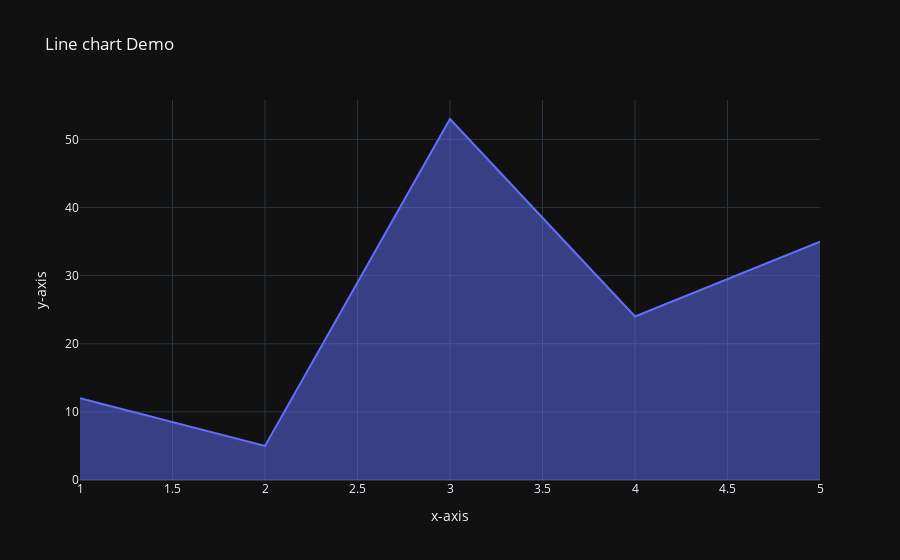

Write notebook code for a chart like this one.
### Code cell
x =np.array([12,5,53,24,35])
px.area(x=[1,2,3,4,5],
        y=x,
        title='Line chart Demo',
        labels={'x':'x-axis','y':'y-axis'},
        template='plotly_dark'
        )

### Figure 1 — Plotly figure (JSON) as saved in the notebook; plotly's stock layout.template omitted (floating-point values rounded to 4 significant figures)
{"data": [{"fillpattern": {"shape": ""}, "hovertemplate": "x-axis=%{x}<br>y-axis=%{y}<extra></extra>", "legendgroup": "", "line": {"color": "#636efa"}, "marker": {"symbol": "circle"}, "mode": "lines", "name": "", "orientation": "v", "showlegend": false, "stackgroup": "1", "type": "scatter", "x": [1, 2, 3, 4, 5], "xaxis": "x", "y": [12, 5, 53, 24, 35], "yaxis": "y"}], "layout": {"legend": {"tracegroupgap": 0}, "title": {"text": "Line chart Demo"}, "xaxis": {"anchor": "y", "domain": [0, 1], "title": {"text": "x-axis"}}, "yaxis": {"anchor": "x", "domain": [0, 1], "title": {"text": "y-axis"}}}}
